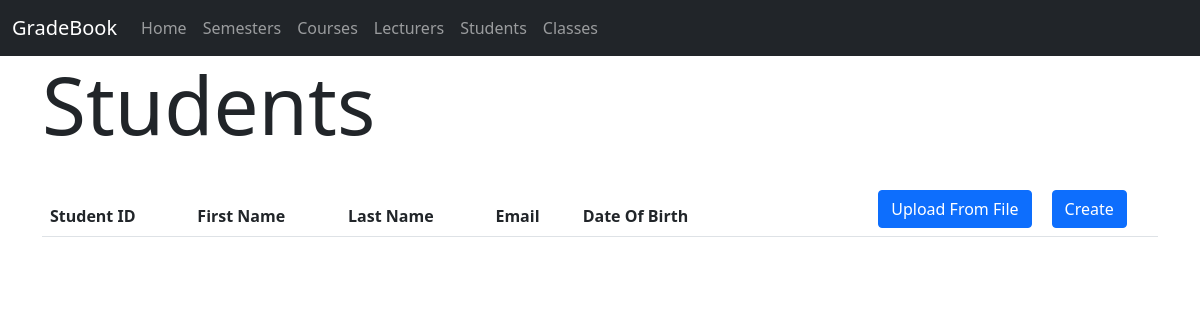
The app's page /students, older data.
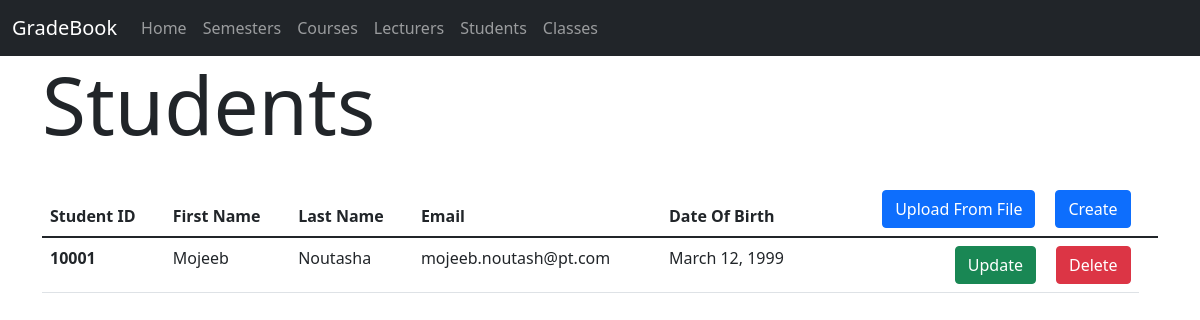
The same page, newer data.
### gradebook/models.py (models this page shows, shortened)
class Student(models.Model):
    user = models.OneToOneField(User, null=True, on_delete=models.CASCADE)
    studentID = models.PositiveIntegerField(null=False, blank=False, unique=True)
    firstName = models.CharField(max_length=50, null=False, blank=False)
    lastName = models.CharField(max_length=50, null=False, blank=False)
    email = models.EmailField(max_length=254, null=False, blank=False)
    dateOfBirth = models.DateField(null=False, blank=False)

### gradebook/views.py (the view)
# urls.py: path('students', ListStudentsView.as_view(), name='list_students'),
class ListStudentsView(ListView):
    model = Student
    template_name = 'student/list_students.html'

### gradebook/templates/student/list_students.html (shortened to what this page needs)
{% extends "base.html" %}
{% block content %}
    <h1 class="display-1" style="margin-bottom: 30px">Students</h1>
    <table class="table">
  <thead>
    <tr>
      <th scope="col">Student ID</th>
      <th scope="col">First Name</th>
      <th scope="col">Last Name</th>
      <th scope="col">Email</th>
      <th scope="col">Date Of Birth</th>
      <th>
          <a href="{% url "create_student" %}" class="btn btn-primary" style="float: right;">Create</a>
          <a href="{% url "upload_student" %}" class="btn btn-primary" style="float: right;margin-right: 20px">Upload From File</a>
      </th>
      <th></th>
    </tr>
  </thead>
  <tbody>
  {% for student in object_list %}
    <tr>
      <th scope="row">{{ student.studentID }}</th>
      <td>{{ student.firstName }}</td>
      <td>{{ student.lastName }}</td>
      <td>{{ student.email }}</td>
      <td>{{ student.dateOfBirth }}</td>
      <td>
          <a href="{% url "delete_student" student.id %}" class="btn btn-danger" style="float: right">Delete</a>
          <a href="{% url "update_student" student.id %}" class="btn btn-success" style="float: right; margin-right: 20px">Update</a>
      </td>
    </tr>
  {% endfor %}
  </tbody>
</table>
{% endblock %}

Row changes from the older to the newer data that the page shows:
added Student: studentID "10001", firstName "Mojeeb", lastName "Noutasha", email "mojeeb.noutash@pt.com", dateOfBirth "March 12, 1999"
